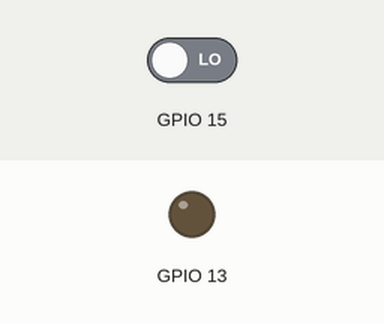
Recording of a sketch running on a simulated ESP8266 (NodeMCU). Parts: output pins drawn as LEDs (lit = HIGH). The test bench sets the inputs (shaded band); at power-on: GPIO 15 LOW. WiFi joins after 1.5 s; servers stay silent unless stated.

Above: at 1.2 s.
1.3 s: GPIO 15 driven HIGH
At 1.4 s:
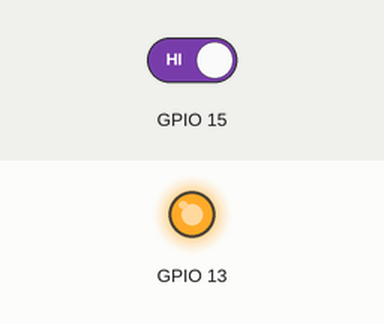
Timing chart, 0 to 4.3 s (numbered marks = the images above; inputs shaded):
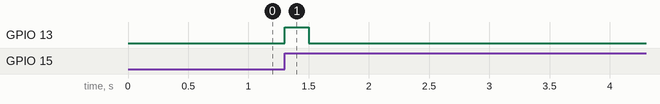

Measured:
- after the input at 1.3 s, GPIO 13: LOW → HIGH at once, → LOW 0.20 s later

The sketch:

nodemdu-app.ino
```cpp
#include <ESP8266HTTPClient.h>
#include <ESP8266WiFi.h>

const char *ssid = "GrzesioNet";
const char *password = "UBPUKBQB";
IPAddress ip(192, 168, 0, 101);
IPAddress gateway(192, 168, 0, 1);
IPAddress subnet(255, 255, 255, 0);
int timer;
int mot;
WiFiServer server(80);

void setup()
{
  Serial.begin(9600);
  delay(10);
  pinMode(13, OUTPUT);
  digitalWrite(13, LOW);
  WiFi.begin(ssid, password);
  WiFi.config(ip, gateway, subnet);
  server.begin();
  pinMode(15, INPUT);
}

void loop()
{

  if (digitalRead(15) == 1 && timer < millis())
  {
    digitalWrite(13, HIGH);
    HTTPClient http;
    http.begin("http://192.168.0.100:3000/motion");
    http.GET();
    http.end();
    timer = millis() + 60000;
    mot = digitalRead(15);
  }
  else
  {
    digitalWrite(13, LOW);
  }
  WiFiClient client = server.available();
  if (!client)
  {
    return;
  }

  while (!client.available())
  {
    delay(1);
  }

  String request = client.readStringUntil('\r');
  client.flush();
  if (request.indexOf("/bulbOn") > 0)
  {
    digitalWrite(13, HIGH);
  }
  if (request.indexOf("/bulbOff") > 0)
  {
    digitalWrite(13, LOW);
  }
  delay(1);
}
```
